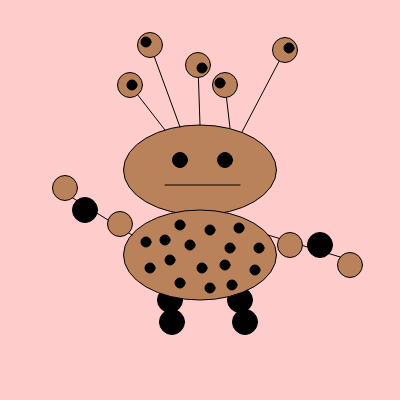
Frame 1 (no input)
Frame 60 (no input): identical to frame 1, image omitted
Frame 120 (the mouse pressed at the canvas centre since frame 60): identical to frame 1, image omitted

The p5.js sketch that drew this single still picture (run headless with seeded random() and noise() and a simulated clock; from frame 60 on, the mouse is pressed at the canvas centre):

// p5.js sketch
// ── sketch.js
function setup() {
  createCanvas(400, 400);
}

function draw() {
  background(255,204,204);
  
  //body
  fill(185,130,90);
  //top half
  ellipse(200,170,153,90);
  
  //legs
  //left leg
  fill(0);
  ellipse(170,300,25,25);
  ellipse(172,322,25,25);
  
  //right leg
  ellipse(240,300,25,25);
  ellipse(245,322,25,25);
  
  //bottom half
  fill(185,130,90);
  ellipse(200,255,153,90);
  fill(0);
  ellipse(232,285,10,10);
  ellipse(146,242,10,10);
  ellipse(202,268,10,10);
  ellipse(180,283,10,10);
  ellipse(259,248,10,10);
  ellipse(239,228,10,10);
  ellipse(210,230,10,10);
  ellipse(180,225,10,10);
  ellipse(170,260,10,10);
  ellipse(150,268,10,10);
  ellipse(230,248,10,10);
  ellipse(190,245,10,10);
  ellipse(165,240,10,10);
  ellipse(255,270,10,10);
  ellipse(225,265,10,10);
  ellipse(210,288,10,10);
  
  //eyes
  fill(0);
  ellipse(180,160,15,15);
  ellipse(225,160,15,15);
  
  //mouth
  line(165,185,240,185);
  
  //antennae
  line(165,130,130,85);
  line(180,127,150,45);
  line(200,125,198,65);
  line(230,128,225,85);
  line(242,132,285,50);
  
  fill(185,130,90);
  ellipse(130,85,25,25);
  ellipse(150,45,25,25);
  ellipse(198,65,25,25);
  ellipse(225,85,25,25);
  ellipse(285,50,25,25);
  
  fill(0);
  ellipse(132,85,10,10);
  ellipse(146,42,10,10);
  ellipse(202,68,10,10);
  ellipse(220,83,10,10);
  ellipse(289,48,10,10);
  
  //arms
  //left arm
  line(132,235,60,190);
  fill(185,130,90);
  ellipse(65,188,25,25);
  fill(0);
  ellipse(85,210,25,25);
  fill(185,130,90);
  ellipse(120,224,25,25);
  
  //right arm
  line(268,235,350,260);
  fill(185,130,90);
  ellipse(350,265,25,25);
  fill(0);
  ellipse(320,245,25,25);
  fill(185,130,90);
  ellipse(290,245,25,25);
}
